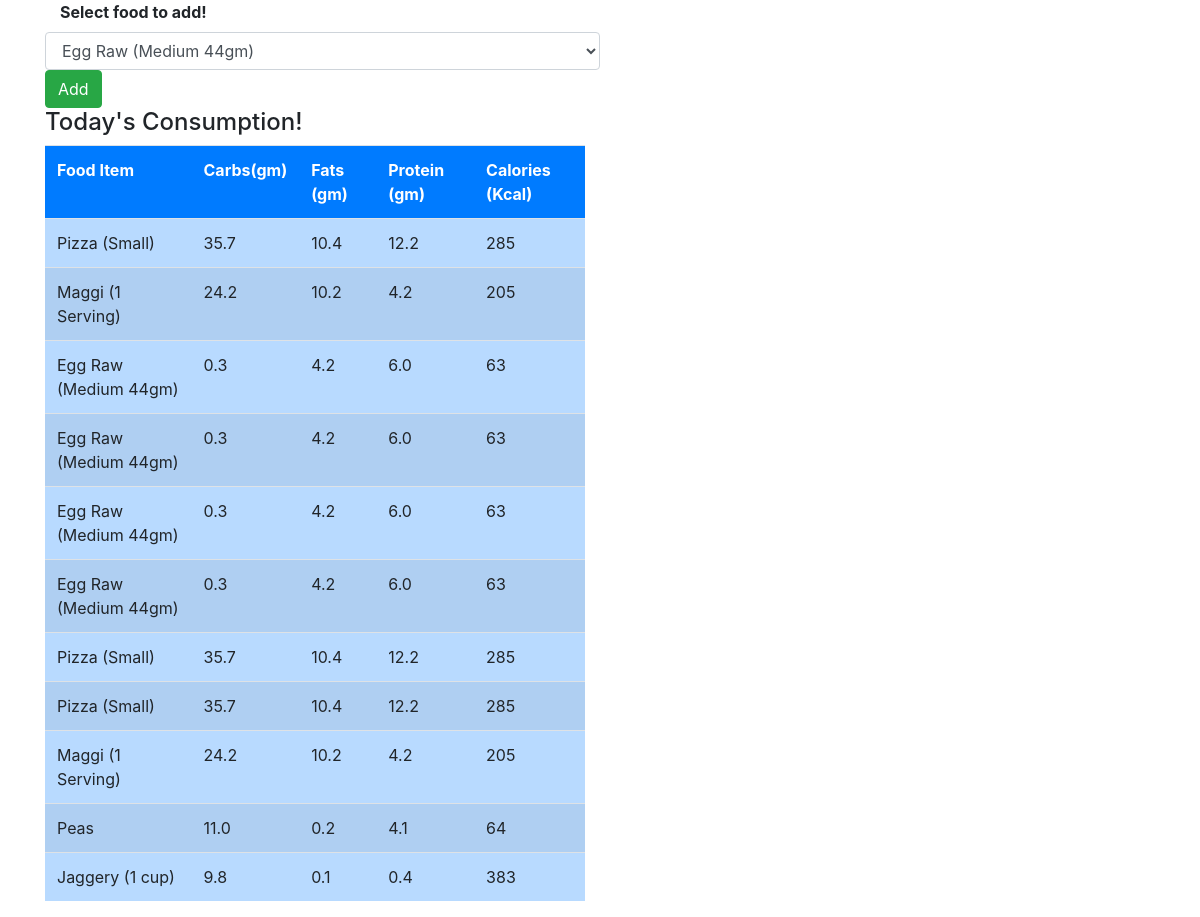
The app's page / (signed in), older data.
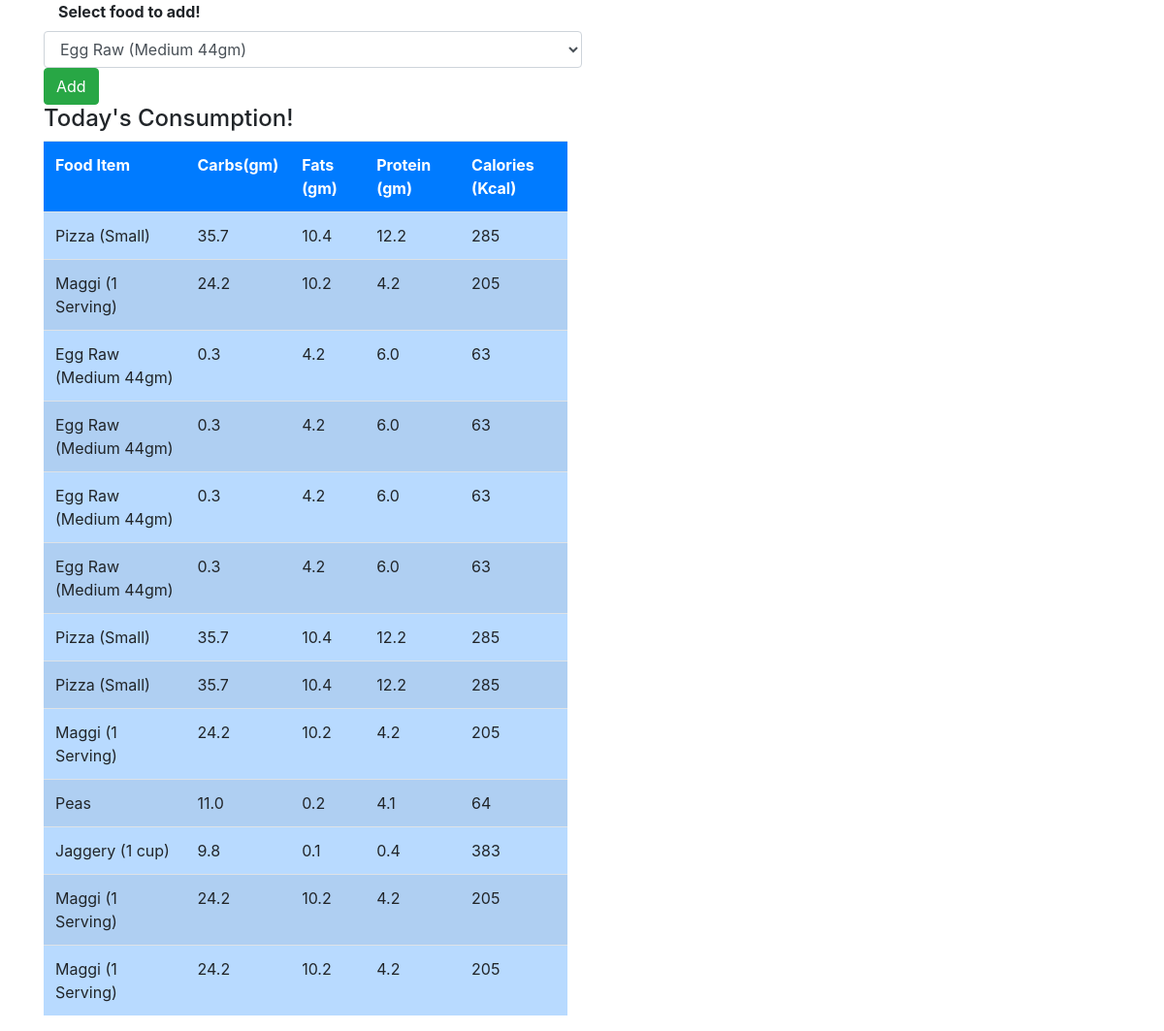
The same page, newer data.
### myapp/models.py (models this page shows, shortened)
class Consume(models.Model):
    user=models.ForeignKey(User,on_delete=models.CASCADE)
    food_consumed = models.ForeignKey(Food,on_delete=models.CASCADE)

class Food(models.Model):
    name=models.CharField(max_length=100)
    carbs=models.FloatField()
    protein=models.FloatField()
    fats=models.FloatField()
    calories=models.IntegerField()

### myapp/views.py (the view)
# urls.py: path('',views.index,name="index"),
def index(request):
    if request.method=="POST":
        food_consumed =request.POST['food_consumed']
        consume = Food.objects.get(name=food_consumed)
        user = request.user
        consume = Consume(user=user,food_consumed=consume)
        consume.save()
        foods = Food.objects.all()
    else:
         foods = Food.objects.all()
    consumed_food = Consume.objects.filter(user=request.user)
    return render(request,'myapp/index.html',{'foods':foods,'consumed_food':consumed_food })

### myapp/templates/myapp/index.html (shortened to what this page needs)
<!DOCTYPE html>
<html lang="en">
<head>
    <link rel="stylesheet" href="https://maxcdn.bootstrapcdn.com/bootstrap/4.0.0/css/bootstrap.min.css">
</head>
<body>
   <div class="container">
       <div class="row">
           <div class="col-md-12">
               <form method="POST">
                   <div class="from-group-row">
                       <label class="col-md-2">
                           <b>Select food to add!</b>
                       </label>
                   <select class="col-md-6 form-control" name="food_consumed" id="food_consumed">
                       {% for food in foods %}
                       <option value="{{ food.name}}">{{food.name}}</option>
                       {% endfor %}
                  </select>
                  <button class="btn btn-success" type="submit">Add</button>
               </div>
               </form>
           </div>
       </div>
       <div class="row">
           <div class="col-md-6">
               <div>
                   <h4>
                       Today's Consumption!
                   </h4>
               </div>
               <table id="table" class="table table-striped table-primary">
                  <tr class="bg-primary text-white">
                       <th>Food Item</th>
                       <th>Carbs(gm)</th>
                       <th>Fats (gm)</th>
                       <th>Protein (gm)</th>
                       <th>Calories (Kcal)</th>
                  </tr>
                   {% for c in consumed_food %}
                   <tr>
                       <td>{{ c.food_consumed.name }}</td>
                       <td>{{ c.food_consumed.carbs }}</td>
                       <td>{{ c.food_consumed.fats }}</td>
                       <td>{{ c.food_consumed.protein }}</td>
                       <td>{{ c.food_consumed.calories}}</td>
                   </tr>
                   {% endfor %}
               </table>
           </div>
           <div class="col-md-5 offset=1">
           </div>
       </div>
   </div>
</body>
</html>

Row changes from the older to the newer data that the page shows:
added Consume: food_consumed.name "Maggi (1 Serving)", food_consumed.carbs "24.2", food_consumed.fats "10.2", food_consumed.protein "4.2", food_consumed.calories "205"
added Consume: food_consumed.name "Maggi (1 Serving)", food_consumed.carbs "24.2", food_consumed.fats "10.2", food_consumed.protein "4.2", food_consumed.calories "205"
